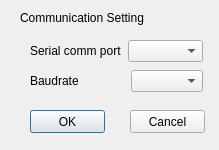
<?xml version="1.0" encoding="UTF-8"?>
<ui version="4.0">
 <class>Dialog</class>
 <widget class="QDialog" name="Dialog">
  <property name="geometry">
   <rect>
    <x>0</x>
    <y>0</y>
    <width>219</width>
    <height>150</height>
   </rect>
  </property>
  <property name="sizePolicy">
   <sizepolicy hsizetype="Fixed" vsizetype="Fixed">
    <horstretch>0</horstretch>
    <verstretch>0</verstretch>
   </sizepolicy>
  </property>
  <property name="maximumSize">
   <size>
    <width>219</width>
    <height>150</height>
   </size>
  </property>
  <property name="windowTitle">
   <string>Dialog</string>
  </property>
  <widget class="QLabel" name="label">
   <property name="geometry">
    <rect>
     <x>20</x>
     <y>10</y>
     <width>131</width>
     <height>16</height>
    </rect>
   </property>
   <property name="text">
    <string>Communication Setting</string>
   </property>
  </widget>
  <widget class="QWidget" name="layoutWidget">
   <property name="geometry">
    <rect>
     <x>30</x>
     <y>70</y>
     <width>173</width>
     <height>22</height>
    </rect>
   </property>
   <layout class="QHBoxLayout" name="horizontalLayout_2">
    <item>
     <widget class="QLabel" name="label_3">
      <property name="minimumSize">
       <size>
        <width>96</width>
        <height>0</height>
       </size>
      </property>
      <property name="text">
       <string>Baudrate</string>
      </property>
     </widget>
    </item>
    <item>
     <widget class="QComboBox" name="comboBox_2"/>
    </item>
   </layout>
  </widget>
  <widget class="QPushButton" name="OK">
   <property name="geometry">
    <rect>
     <x>30</x>
     <y>110</y>
     <width>75</width>
     <height>23</height>
    </rect>
   </property>
   <property name="text">
    <string>OK</string>
   </property>
  </widget>
  <widget class="QPushButton" name="OK_2">
   <property name="geometry">
    <rect>
     <x>130</x>
     <y>110</y>
     <width>75</width>
     <height>23</height>
    </rect>
   </property>
   <property name="text">
    <string>Cancel</string>
   </property>
  </widget>
  <widget class="QWidget" name="">
   <property name="geometry">
    <rect>
     <x>30</x>
     <y>40</y>
     <width>173</width>
     <height>22</height>
    </rect>
   </property>
   <layout class="QHBoxLayout" name="horizontalLayout">
    <item>
     <widget class="QLabel" name="label_2">
      <property name="text">
       <string>Serial comm port</string>
      </property>
     </widget>
    </item>
    <item>
     <widget class="QComboBox" name="comboBox"/>
    </item>
   </layout>
  </widget>
 </widget>
 <resources/>
 <connections/>
</ui>
